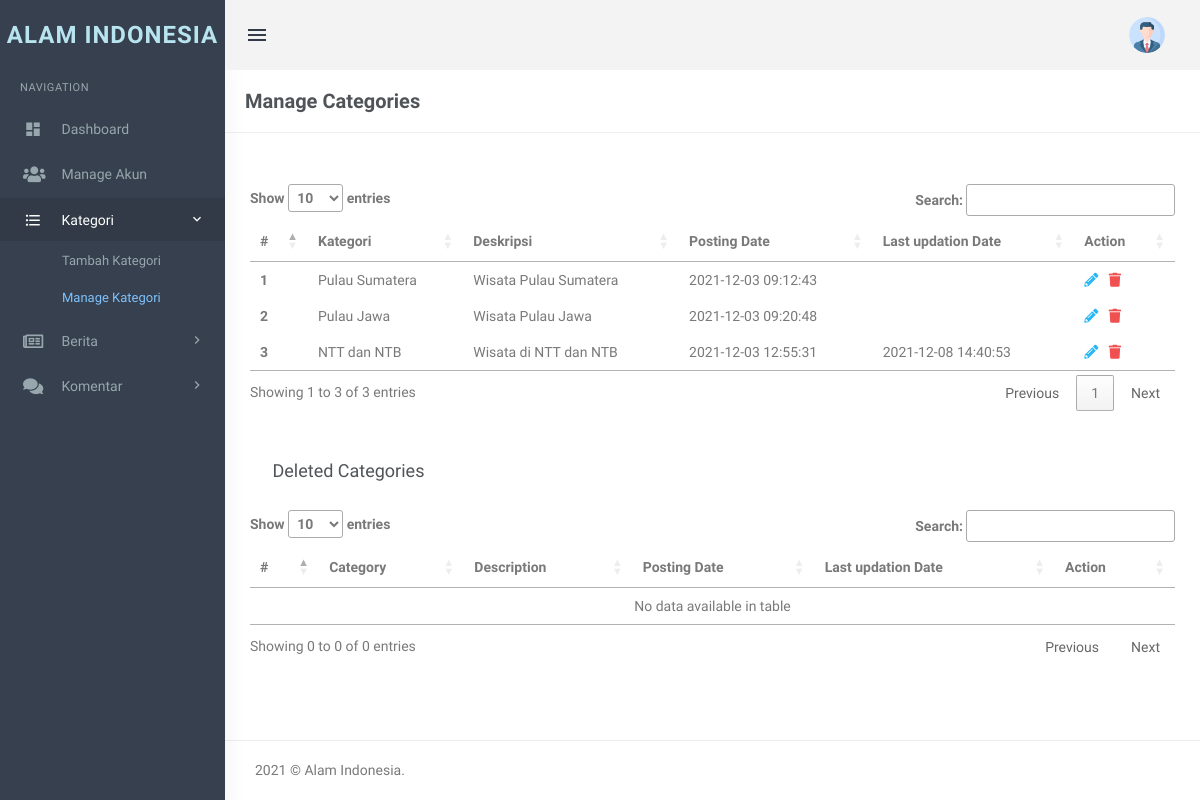
The app's page /admin/admin/manage-categories.php (signed in), older data.
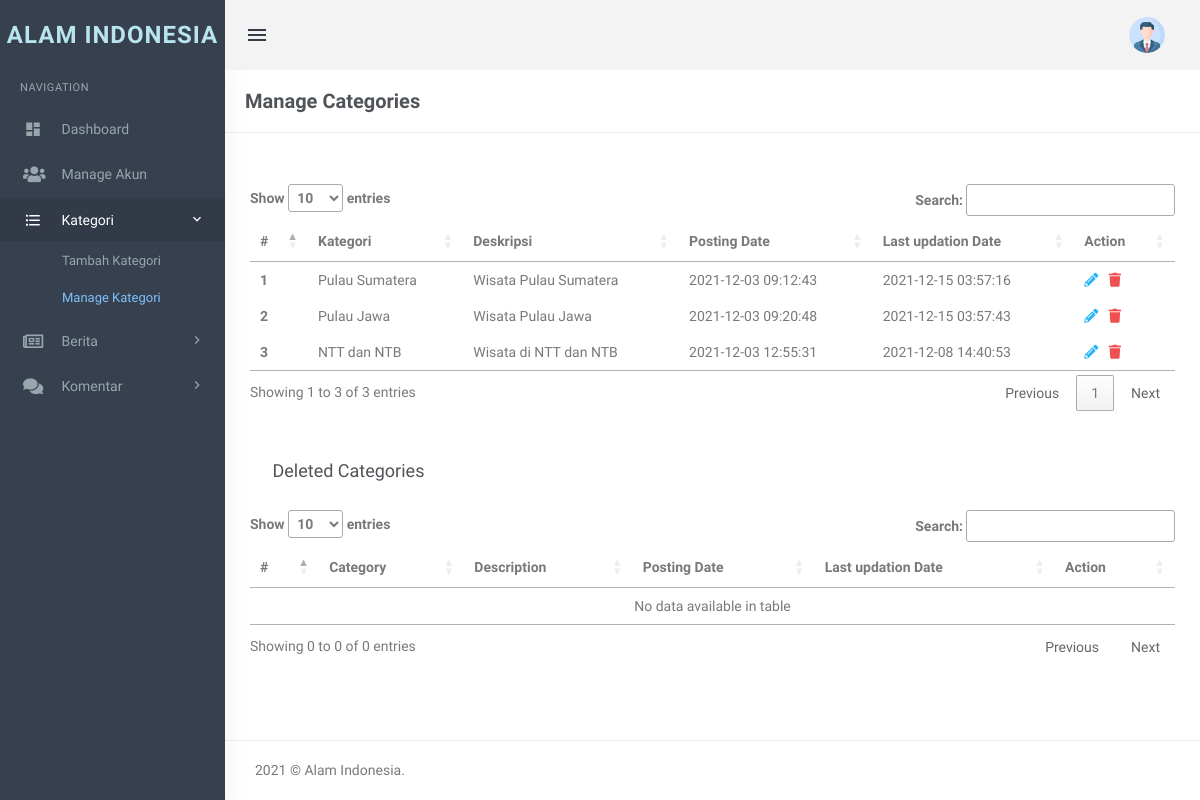
The same page, newer data.
### tables this page shows
CREATE TABLE `kategori` (
  `id` int(11) NOT NULL,
  `CategoryName` varchar(200) DEFAULT NULL,
  `Description` mediumtext DEFAULT NULL,
  `PostingDate` timestamp NULL DEFAULT current_timestamp(),
  `UpdationDate` timestamp NULL DEFAULT NULL ON UPDATE current_timestamp(),
  `Is_Active` int(1) DEFAULT NULL
);

### admin/admin/manage-categories.php (the view, shortened to what the changed rows need)
<?php
include('../../includes/koneksi.php');
if (strlen($_SESSION['username']) == 0) {
    header('location:../../login/login.php');
} elseif ($_SESSION['userType'] == 0) {
    header('location:../../user.php');
} else {
?>
    <!DOCTYPE html>
    <html lang="en">
    <head>
        <link href="assets/css/bootstrap.min.css" rel="stylesheet" type="text/css" />
        <link href="assets/css/core.css" rel="stylesheet" type="text/css" />
        <link href="assets/css/icons.css" rel="stylesheet" type="text/css" />
        <link href="assets/css/pages.css" rel="stylesheet" type="text/css" />
        <link href="assets/css/menu.css" rel="stylesheet" type="text/css" />
        <link href="assets/css/responsive.css" rel="stylesheet" type="text/css" />
        <link href="../vendor/fontawesome-free/css/all.min.css" rel="stylesheet" type="text/css">
        <link rel="stylesheet" href="https://cdn.datatables.net/1.11.3/css/jquery.dataTables.min.css">
        <link rel="stylesheet" href="../plugins/switchery/switchery.min.css">
    </head>
    <body class="fixed-left">
        <div id="wrapper">
            <div class="content-page">
                <div class="content">
                    <div class="container">
                        <div class="row">
                            <div class="row">
                                <div class="col-md-12">
                                    <div class="demo-box m-t-20">
                                        <div class="table-responsive">
                                            <table id="category">
                                                <thead>
                                                    <tr>
                                                        <th>#</th>
                                                        <th>Kategori</th>
                                                        <th>Deskripsi</th>
                                                        <th>Posting Date</th>
                                                        <th>Last updation Date</th>
                                                        <th>Action</th>
                                                    </tr>
                                                </thead>
                                                <tbody>
                                                    <?php
                                                    $query = mysqli_query($con, "Select id,CategoryName,Description,PostingDate,UpdationDate from  kategori where Is_Active=1");
                                                    $cnt = 1;
                                                    while ($row = mysqli_fetch_array($query)) {
                                                    ?>
                                                        <tr>
                                                            <th scope="row"><?php echo htmlentities($cnt); ?></th>
                                                            <td><?php echo htmlentities($row['CategoryName']); ?></td>
                                                            <td><?php echo htmlentities($row['Description']); ?></td>
                                                            <td><?php echo htmlentities($row['PostingDate']); ?></td>
                                                            <td><?php echo htmlentities($row['UpdationDate']); ?></td>
                                                            <td><a href="edit-category.php?cid=<?php echo htmlentities($row['id']); ?>"><i class="fas fa-pencil-alt" style="color: #29b6f6;"></i></a>
                                                                &nbsp;<a href="manage-categories.php?rid=<?php echo htmlentities($row['id']); ?>&&action=del"> <i class="fas fa-trash" style="color: #f05050"></i></a> </td>
                                                        </tr>
                                                    <?php
                                                        $cnt++;
                                                    } ?>
                                                </tbody>
                                            </table>
                                        </div>
                                    </div>
                                </div>
                            </div>
                            <div class="row">
                                <div class="col-md-12">
                                    <div class="demo-box m-t-20">
                                        <div class="table-responsive">
                                            <table id="notactivecategory">
                                                <thead>
                                                    <tr>
                                                        <th>#</th>
                                                        <th> Category</th>
                                                        <th>Description</th>
                                                        <th>Posting Date</th>
                                                        <th>Last updation Date</th>
                                                        <th>Action</th>
                                                    </tr>
                                                </thead>
                                            </table>
                                        </div>
                                    </div>
                                </div>
                            </div>
                        </div>
                    </div>
                </div>
            </div>
    </body>
    </html>
<?php } ?>

Row changes from the older to the newer data that the page shows:
changed kategori "Pulau Sumatera": UpdationDate (not shown) → "2021-12-15 03:57:16"
changed kategori "Pulau Jawa": UpdationDate (not shown) → "2021-12-15 03:57:43"
